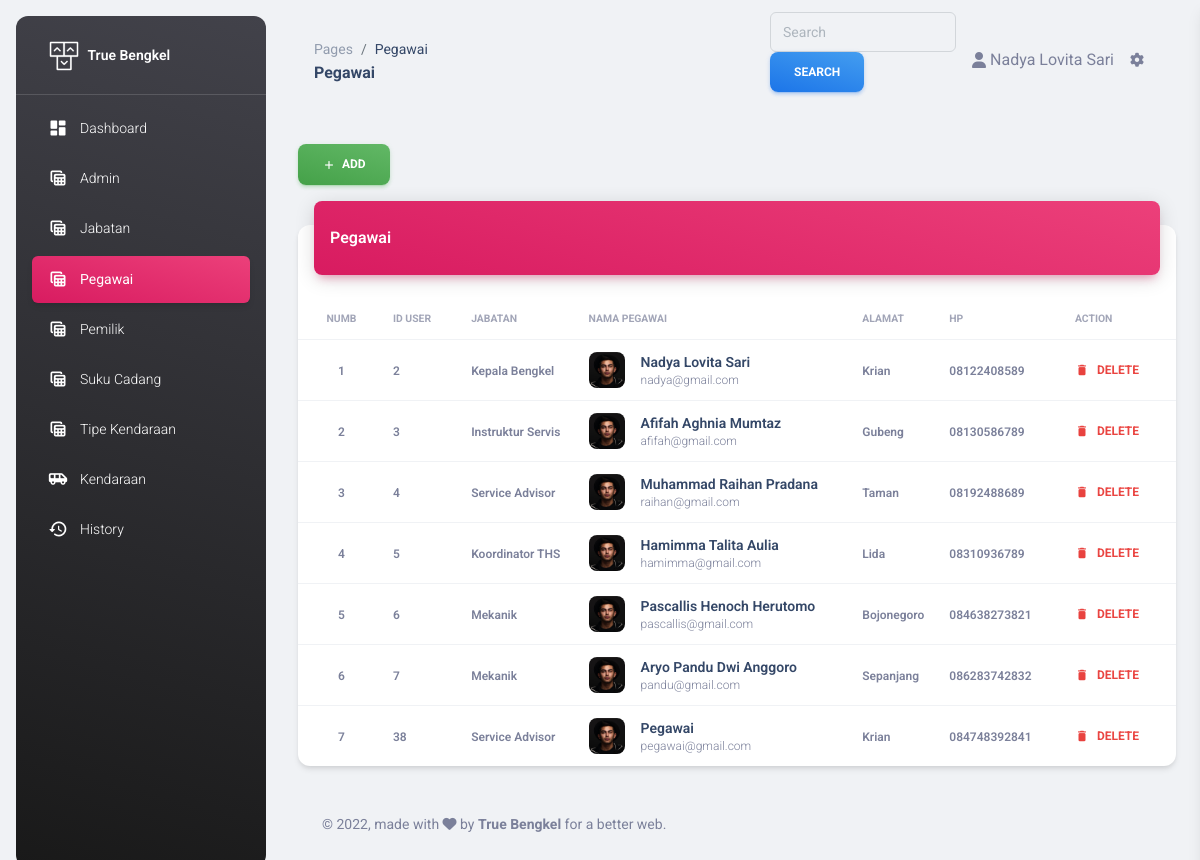
/pages/dashboard/admin/pegawai-table.php (signed in), run on the app's committed database.
### tables this page shows
CREATE TABLE `user` (
  `id_user` int(11) NOT NULL,
  `id_jabatan` char(1) DEFAULT NULL,
  `nama` varchar(100) NOT NULL,
  `email` varchar(100) NOT NULL,
  `password` varchar(32) NOT NULL,
  `role` varchar(20) NOT NULL,
  `alamat` varchar(100) DEFAULT NULL,
  `telp` varchar(15) DEFAULT NULL
);

CREATE TABLE `jabatan` (
  `id_jabatan` char(1) NOT NULL,
  `nama_jabatan` varchar(100) NOT NULL,
  `gaji_pokok` int(11) NOT NULL,
  `tunjangan` int(11) NOT NULL
);

### pages/dashboard/admin/pegawai-table.php (the view, shortened to what this page needs)
<?php
  include_once("../../../config/config.php");
  $result             = "SELECT u.id_user, j.nama_jabatan, u.nama, u.email, u.password, u.alamat, u.telp
                        FROM user u JOIN jabatan j
                        ON u.id_jabatan = j.id_jabatan
                        ORDER BY id_user";
  $pegawais           = mysqli_query($mysqli, $result);
  $counter            = 1;
?>
<!DOCTYPE html>
<html lang="en">
<head>
  <link href="../../../assets/css/nucleo-icons.css" rel="stylesheet" />
  <link href="../../../assets/css/nucleo-svg.css" rel="stylesheet" />
  <link id="pagestyle" href="../../../assets/css/material-dashboard.css" rel="stylesheet" />
</head>
<body class="g-sidenav-show  bg-gray-200">
  <aside class="sidenav navbar navbar-vertical navbar-expand-xs border-0 border-radius-xl my-3 fixed-start ms-3   bg-gradient-dark" id="sidenav-main">
    <div class="sidenav-header">
      <a class="navbar-brand m-0" href="../../../pages/dashboard/admin/dashboard.php">
        <img src="../../../assets/img/logo-ct.png" class="navbar-brand-img h-100" alt="main_logo">
        <span class="ms-1 font-weight-bold text-white">True Bengkel</span>
      </a>
    </div>
    <hr class="horizontal light mt-0 mb-2">
    <div class="collapse navbar-collapse  w-auto  max-height-vh-100" id="sidenav-collapse-main">
    <ul class="navbar-nav">
        <li class="nav-item">
          <a class="nav-link text-white " href="../../../pages/dashboard/admin/dashboard.php">
            <div class="text-white text-center me-2 d-flex align-items-center justify-content-center">
              <i class="material-icons opacity-10">dashboard</i>
            </div>
            <span class="nav-link-text ms-1">Dashboard</span>
          </a>
        </li>
        <li class="nav-item">
          <a class="nav-link text-white" href="../../../pages/dashboard/admin/admin-table.php">
            <div class="text-white text-center me-2 d-flex align-items-center justify-content-center">
              <i class="material-icons opacity-10">table_view</i>
            </div>
            <span class="nav-link-text ms-1">Admin</span>
          </a>
        </li>
        <li class="nav-item">
          <a class="nav-link text-white " href="../../../pages/dashboard/admin/jabatan-table.php">
            <div class="text-white text-center me-2 d-flex align-items-center justify-content-center">
              <i class="material-icons opacity-10">table_view</i>
            </div>
            <span class="nav-link-text ms-1">Jabatan</span>
          </a>
        </li>
        <li class="nav-item">
          <a class="nav-link text-white active bg-gradient-primary" href="../../../pages/dashboard/admin/pegawai-table.php">
            <div class="text-white text-center me-2 d-flex align-items-center justify-content-center">
              <i class="material-icons opacity-10">table_view</i>
            </div>
            <span class="nav-link-text ms-1">Pegawai</span>
          </a>
        </li>
        <li class="nav-item">
          <a class="nav-link text-white " href="../../../pages/dashboard/admin/pemilik-table.php">
            <div class="text-white text-center me-2 d-flex align-items-center justify-content-center">
              <i class="material-icons opacity-10">table_view</i>
            </div>
            <span class="nav-link-text ms-1">Pemilik</span>
          </a>
        </li>
        <li class="nav-item">
          <a class="nav-link text-white " href="../../../pages/dashboard/admin/suku-cadang-table.php">
            <div class="text-white text-center me-2 d-flex align-items-center justify-content-center">
              <i class="material-icons opacity-10">table_view</i>
            </div>
            <span class="nav-link-text ms-1">Suku Cadang</span>
          </a>
        </li>
        <li class="nav-item">
          <a class="nav-link text-white " href="../../../pages/dashboard/admin/tipe-kendaraan-table.php">
            <div class="text-white text-center me-2 d-flex align-items-center justify-content-center">
              <i class="material-icons opacity-10">table_view</i>
            </div>
            <span class="nav-link-text ms-1">Tipe Kendaraan</span>
          </a>
        </li>
        <li class="nav-item">
          <a class="nav-link text-white" href="../../../pages/dashboard/admin/kendaraan-table.php">
            <div class="text-white text-center me-2 d-flex align-items-center justify-content-center">
              <i class="material-icons opacity-10">airport_shuttle</i>
            </div>
            <span class="nav-link-text ms-1">Kendaraan</span>
          </a>
        </li>
        <li class="nav-item">
          <a class="nav-link text-white " href="../../../pages/dashboard/admin/billing.php">
            <div class="text-white text-center me-2 d-flex align-items-center justify-content-center">
              <i class="material-icons opacity-10">history</i>
            </div>
            <span class="nav-link-text ms-1">History</span>
          </a>
        </li>
      </ul>
    </div>
  </aside>
  <main class="main-content position-relative max-height-vh-100 h-100 border-radius-lg ">
    <nav class="navbar navbar-main navbar-expand-lg px-0 mx-4 shadow-none border-radius-xl" id="navbarBlur" navbar-scroll="true">
      <div class="container-fluid py-1 px-3">
        <nav aria-label="breadcrumb">
          <ol class="breadcrumb bg-transparent mb-0 pb-0 pt-1 px-0 me-sm-6 me-5">
            <li class="breadcrumb-item text-sm"><a class="opacity-5 text-dark" href="javascript:;">Pages</a></li>
            <li class="breadcrumb-item text-sm text-dark active" aria-current="page">Pegawai</li>
          </ol>
          <h6 class="font-weight-bolder mb-0">Pegawai</h6>
        </nav>
        <div class="collapse navbar-collapse mt-sm-0 mt-2 me-md-0 me-sm-4" id="navbar">
          <div class="ms-md-auto pe-md-3 d-flex align-items-center">
            <div class="input-group input-group-outline">
              <form action="search-pegawai-table.php" method="get">
                <input type="text" class="form-control" name="search" placeholder="Search">
                <button type="submit" class="btn bg-gradient-info">Search</button>
              </form>
            </div>
          </div>
          <ul class="navbar-nav  justify-content-end">
            <li class="nav-item d-flex align-items-center">
                <i class="fa fa-user me-sm-1"></i>
                <span class="d-sm-inline d-none"><?php echo $_SESSION['nama']; ?></span>
            </li>
            <li class="nav-item px-3 d-flex align-items-center">
              <a href="javascript:;" class="nav-link text-body p-0">
                <i class="fa fa-cog fixed-plugin-button-nav cursor-pointer"></i>
              </a>
            </li>
          </ul>
        </div>
      </div>
    </nav>
    <div class="container-fluid py-4">
      <div class="row">
        <div class="col-12">
          <a class="btn bg-gradient-success mb-3" href="../../../pages/create/pegawai.php"><i class="material-icons text-sm">add</i>&nbsp;&nbsp;Add</a>
          <div class="card my-4">
            <div class="card-header p-0 position-relative mt-n4 mx-3 z-index-2">
              <div class="bg-gradient-primary shadow-primary border-radius-lg pt-4 pb-3">
                <h6 class="text-white text-capitalize ps-3">Pegawai</h6>
              </div>
            </div>
            <div class="card-body px-0 pb-0">
              <div class="table-responsive p-0">
                <table class="table align-items-center mb-0">
                  <thead>
                    <tr>
                      <th class="text-uppercase text-secondary text-xxs font-weight-bolder opacity-7 align-middle text-center">Numb</th>
                      <th class="text-uppercase text-secondary text-xxs font-weight-bolder opacity-7 ps-2">ID User</th>
                      <th class="text-uppercase text-secondary text-xxs font-weight-bolder opacity-7 ps-2">Jabatan</th>
                      <th class="text-uppercase text-secondary text-xxs font-weight-bolder opacity-7 ps-2">Nama Pegawai</th>
                      <th class="text-uppercase text-secondary text-xxs font-weight-bolder opacity-7 ps-2">Alamat</th>
                      <th class="text-uppercase text-secondary text-xxs font-weight-bolder opacity-7 ps-2">HP</th>
                      <th class="text-uppercase text-secondary text-xxs font-weight-bolder opacity-7">Action</th>
                    </tr>
                  </thead>
                  <tbody>
                    <?php foreach ($pegawais as $pegawai) : ?>
                    <tr>
                      <td class="align-middle text-center text-sm">
                        <span class="text-secondary font-weight-bold text-xs"><?php echo $counter; ?></span>
                      </td>
                      <td>
                        <span class="text-secondary font-weight-bold text-xs"><?php echo $pegawai["id_user"]; ?></span>
                      </td>
                      <td><span class="text-secondary font-weight-bold text-xs"><?php echo $pegawai["nama_jabatan"]; ?></span></td>
                      <td>
                        <div class="d-flex py-1">
                          <div>
                            <img src="../../../assets/img/team-4.jpg" class="avatar avatar-sm me-3 border-radius-lg" alt="user1">
                          </div>
                          <div class="d-flex flex-column justify-content-center">
                            <h6 class="mb-0 text-sm"><?php echo $pegawai["nama"]; ?></h6>
                            <p class="text-xs text-secondary mb-0"><?php echo $pegawai["email"]; ?></p>
                          </div>
                        </div>
                      </td>
                      <td class="text-sm">
                        <span class="text-secondary font-weight-bold text-xs"><?php echo $pegawai["alamat"]; ?></span>
                      </td>
                      <td>
                        <span class="text-secondary text-xs font-weight-bold"><?php echo $pegawai["telp"]; ?></span>
                      </td>
                      <td>
                        <a class="btn btn-link text-danger text-gradient px-3 mb-0" href="../../../process/delete/pegawai.php?id_user=<?php echo $pegawai['id_user']; ?>" onclick="return confirm('Apakah Anda yakin ingin menghapus data ini?')"><i class="material-icons text-sm me-2">delete</i>Delete</a>
                      </td>
                    </tr>
                    <?php
                      $counter++;
                      endforeach;
                    ?>
                  </tbody>
                </table>
              </div>
            </div>
          </div>
        </div>
      </div>
      <footer class="footer py-4  ">
      <div class="container-fluid">
        <div class="row align-items-center justify-content-lg-between">
          <div class="col-lg-6 mb-lg-0 mb-4">
            <div class="copyright text-center text-sm text-muted text-lg-start">
              © ,
              made with <i class="fa fa-heart"></i> by
              <strong><span>True Bengkel</strong></span>
              for a better web.
            </div>
          </div>
        </div>
      </div>
    </footer>
    </div>
  </main>
</body>
</html>

### data on the page
user: id_user "2", id_jabatan.nama_jabatan "Kepala Bengkel", nama "Nadya Lovita Sari", email "nadya@gmail.com", alamat "Krian", telp "08122408589"
user: id_user "3", id_jabatan.nama_jabatan "Instruktur Servis", nama "Afifah Aghnia Mumtaz", email "afifah@gmail.com", alamat "Gubeng", telp "08130586789"
user: id_user "4", id_jabatan.nama_jabatan "Service Advisor", nama "Muhammad Raihan Pradana", email "raihan@gmail.com", alamat "Taman", telp "08192488689"
user: id_user "5", id_jabatan.nama_jabatan "Koordinator THS", nama "Hamimma Talita Aulia", email "hamimma@gmail.com", alamat "Lida", telp "08310936789"
user: id_user "6", id_jabatan.nama_jabatan "Mekanik", nama "Pascallis Henoch Herutomo", email "pascallis@gmail.com", alamat "Bojonegoro", telp "084638273821"
user: id_user "7", id_jabatan.nama_jabatan "Mekanik", nama "Aryo Pandu Dwi Anggoro", email "pandu@gmail.com", alamat "Sepanjang", telp "086283742832"
user: id_user "38", id_jabatan.nama_jabatan "Service Advisor", nama "Pegawai", email "pegawai@gmail.com", alamat "Krian", telp "084748392841"

### other printed values
$_SESSION['nama'] "Nadya Lovita Sari"
